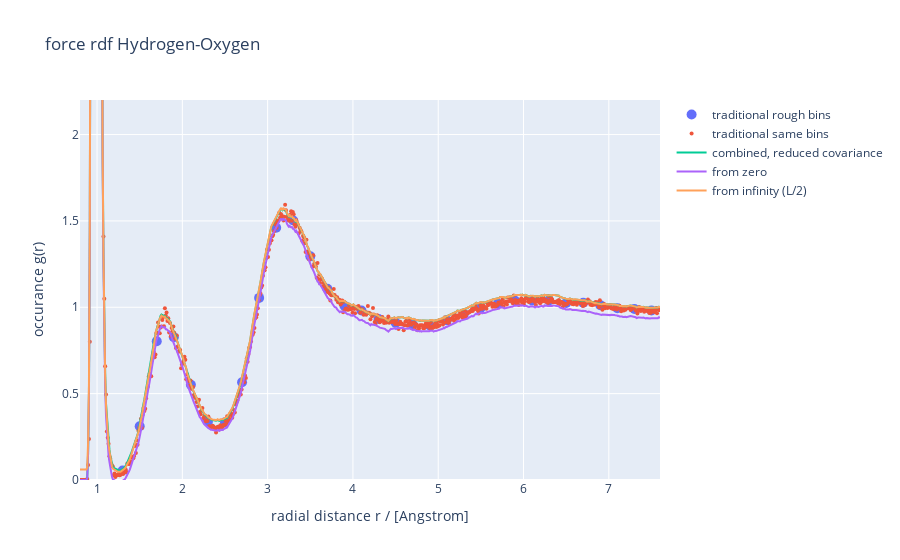

Write notebook code for a chart like this one.
### Code cell
f = go.FigureWidget()
f.add_scatter(x=rdf0[0, :], y=rdf0[1, :], mode='markers', marker=dict(size=10), name='traditional rough bins')
f.add_scatter(x=rdf1[0, :], y=rdf1[1, :], mode='markers', marker=dict(size=4), name='traditional same bins')

f.add_scatter(x=bins, y=rdf_HO[0, :], name='combined, reduced covariance')
f.add_scatter(x=bins, y=rdf_HO[1, :], name='from zero')
f.add_scatter(x=bins, y=rdf_HO[2, :], name='from infinity (L/2)')
f.update_layout(
    title='force rdf Hydrogen-Oxygen',
    xaxis=dict(title='radial distance r / [Angstrom]',
               range=[0.8, 7.6]),
    yaxis=dict(title='occurance g(r)',
               range=[0, 2.2])  # or 34
)
f.show()

### Figure 1 — Plotly figure (JSON) as saved in the notebook; plotly's stock layout.template omitted (floating-point values rounded to 4 significant figures; data arrays with more than 128 entries replaced by an {"elided": "..."} marker saying what was removed)
{"data": [{"marker": {"size": 10}, "mode": "markers", "name": "traditional rough bins", "type": "scatter", "uid": "ca85ba5d-bb90-4c4a-b4fe-49000606bf33", "x": [0.1, 0.3, 0.5, 0.7, 0.9, 1.1, 1.3, 1.5, 1.7, 1.9, 2.1, 2.3, 2.5, 2.7, 2.9, 3.1, 3.3, 3.5, 3.7, 3.9, 4.1, 4.3, 4.5, 4.7, 4.9, 5.1, 5.3, 5.5, 5.7, 5.9, 6.1, 6.3, 6.5, 6.7, 6.9, 7.1, 7.3, 7.5], "y": [0, 0, 0, 0, 9.03, 3.532, 0.05471, 0.3108, 0.8029, 0.8261, 0.551, 0.3389, 0.3347, 0.5664, 1.054, 1.461, 1.503, 1.295, 1.107, 1.009, 0.9816, 0.9317, 0.9099, 0.8999, 0.8942, 0.9246, 0.9607, 0.9979, 1.021, 1.038, 1.039, 1.039, 1.025, 1.026, 1.012, 0.9945, 0.9902, 0.9812]}, {"marker": {"size": 4}, "mode": "markers", "name": "traditional same bins", "type": "scatter", "uid": "a95961e5-ee40-4a52-8678-8461a0b13fdd", "x": {"elided": "763 float values"}, "y": {"elided": "763 float values"}}, {"name": "combined, reduced covariance", "type": "scatter", "uid": "ecbd3d8f-f9c9-4e54-bf04-37d14e0e28b5", "x": {"elided": "763 float values"}, "y": {"elided": "763 float values"}}, {"name": "from zero", "type": "scatter", "uid": "d2b5ab37-d768-4124-b472-43b5a73ce198", "x": {"elided": "763 float values"}, "y": {"elided": "763 float values"}}, {"name": "from infinity (L/2)", "type": "scatter", "uid": "e557a3a5-e280-484a-8d5f-2de9059375c2", "x": {"elided": "763 float values"}, "y": {"elided": "763 float values"}}], "layout": {"title": {"text": "force rdf Hydrogen-Oxygen"}, "xaxis": {"range": [0.8, 7.6], "title": {"text": "radial distance r / [Angstrom]"}}, "yaxis": {"range": [0, 2.2], "title": {"text": "occurance g(r)"}}}}
